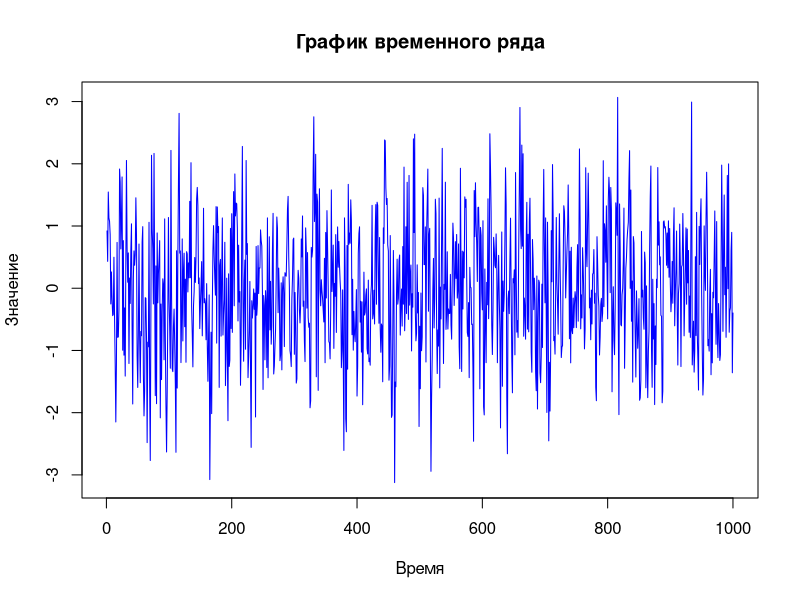
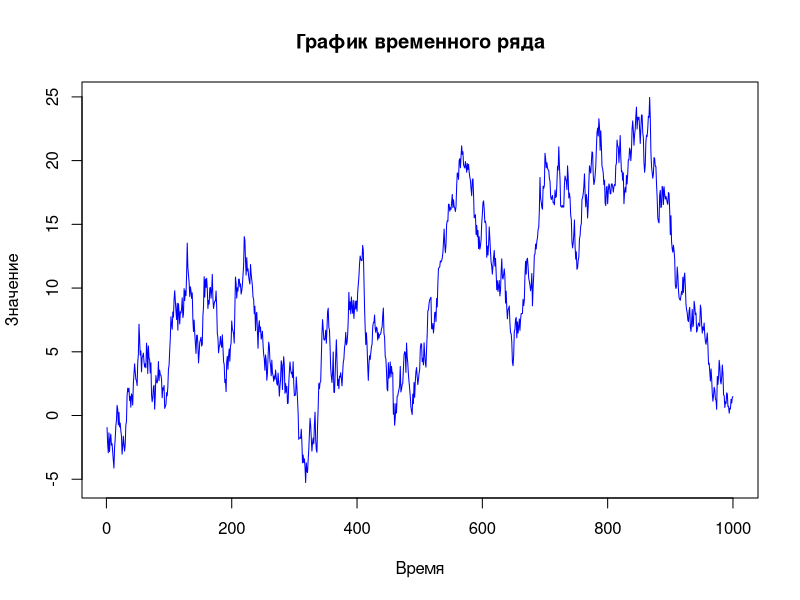
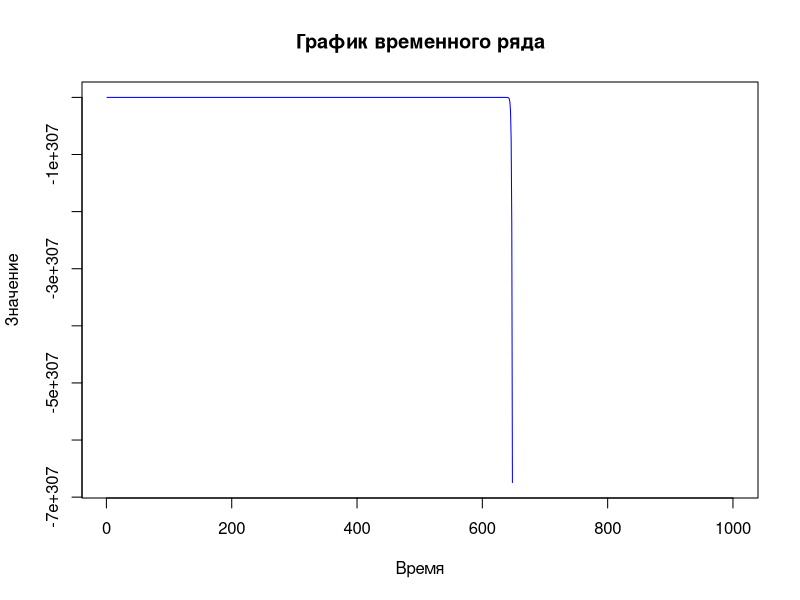
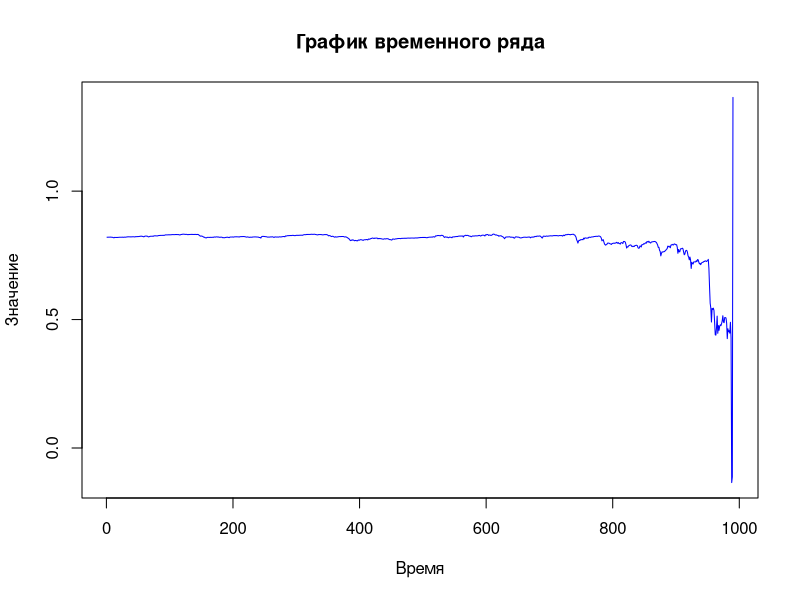
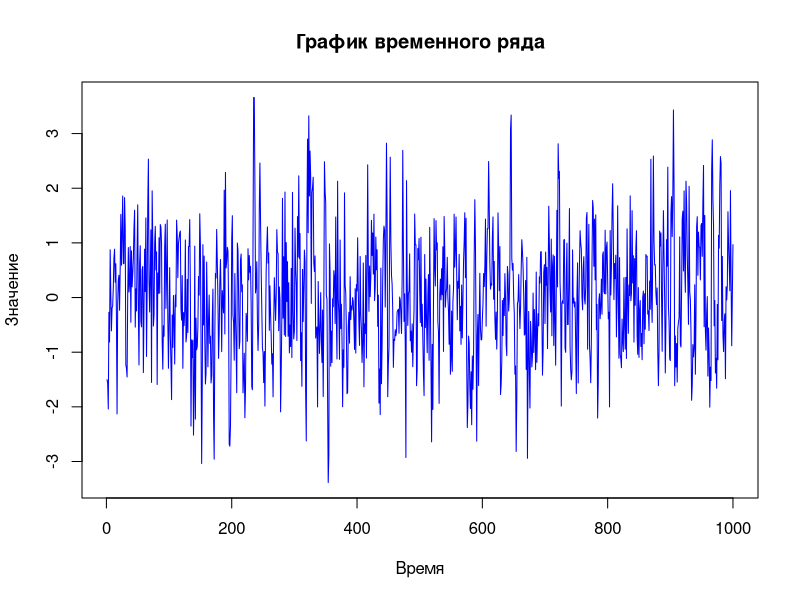

These charts were generated, in order, by the following R code: (Note: this script raises an error after producing the figures.)
#install.packages("dplyr")
#library(dplyr)
#install.packages("Deriv")
#library(Deriv)
#install.packages("stats")
#library(stats)
#install.packages("forecast")
#library(forecast)



# Параметры
n_obs <- 1000
theta_1 <- 0.3
theta_2 <- 1
theta_3 <- 3
theta_vec <- c(theta_1, theta_2, theta_3)

# Генерация AR(1) процесса
generate_ar1 <- function(param, length) {
  series <- numeric(length)
  series[1] <- rnorm(1)
  for (i in 2:length) {
    series[i] <- param * series[i-1] + rnorm(1)
  }
  series
}

# Создание данных для разных theta
data_ar1 <- generate_ar1(theta_1, n_obs)
data_ar2 <- generate_ar1(theta_2, n_obs)
data_ar3 <- generate_ar1(theta_3, n_obs)

# Визуализация данных
plot_series <- function(series) {
  plot(series, type = "l", col = "blue", 
       main = "График временного ряда", 
       xlab = "Время", ylab = "Значение")
}

plot_series(data_ar1)
plot_series(data_ar2)
plot_series(data_ar3)

# Определение функции error_sum
error_sum <- function(p, ser, st, en) {
  total <- 0
  for (i in st:en) {
    total <- total + (ser[i] - p * ser[i-1])^2
  }
  total
}

# Задание 2: МНК оценка
estimate_mnk <- function(param, series, start, end) {
  # Численная производная
  num_deriv <- function(f, x, ser, st, en) {
    delta <- 1e-5
    (f(x + delta, ser, st, en) - f(x - delta, ser, st, en)) / (2 * delta)
  }
  
  # Поиск корня
  find_zero <- function(p) num_deriv(error_sum, p, series, start, end)
  result <- uniroot(find_zero, interval = c(-10, 10))$root
  result
}

mnk_result1 <- estimate_mnk(theta_1, data_ar1, 2, n_obs)
cat("Оценка параметра МНК:", mnk_result1, "\n")

# Задание 3: Метод минимизации
minimize_mnk <- function(func, series) {
  optim_result <- optimize(error_sum, c(-10, 10), ser = series, st = 2, en = length(series))
  param_est <- optim_result$minimum
  cat("Оценка параметра:", param_est, "\n")
}

minimize_mnk(mnk_result1, data_ar1)

# Задание 4
new_theta <- 0.8
new_ar <- generate_ar1(new_theta, n_obs)

estimate_vector <- function(param, series, k_min, k_max) {
  vec <- numeric(k_max - k_min)
  for (i in seq_along(vec)) {
    vec[i] <- estimate_mnk(param, series, k_min + i, k_max)
  }
  vec
}

mnk_vec <- estimate_vector(new_theta, new_ar, 10, n_obs)
cat("Первая МНК оценка:", mnk_vec[1], "\n")
minimize_mnk(mnk_vec, new_ar)
plot_series(mnk_vec)

# Задание 5: AR(2) процесс
generate_ar2 <- function(param1, param2, length) {
  series <- numeric(length)
  series[1:2] <- rnorm(2)
  for (i in 3:length) {
    series[i] <- param1 * series[i-1] + param2 * series[i-2] + rnorm(1)
  }
  series
}

theta_new1 <- 0.4
theta_new2 <- 0.1
ar2_data <- generate_ar2(theta_new1, theta_new2, n_obs)

check_stationarity <- function(p1, p2) {
  disc <- p1^2 - 4 * p2
  if (disc < 0) {
    real_part <- p1 / 2
    imag_part <- sqrt(abs(disc)) / 2
    modulus <- sqrt(real_part^2 + imag_part^2)
    is_stationary <- modulus < 1
  } else {
    root1 <- (p1 + sqrt(disc)) / 2
    root2 <- (p1 - sqrt(disc)) / 2
    is_stationary <- abs(root1) < 1 && abs(root2) < 1
  }
  is_stationary
}

if (check_stationarity(theta_new1, theta_new2)) {
  cat("Ряд стационарен\n")
  plot_series(ar2_data)
} else {
  cat("Ряд не стационарен\n")
}

# Задание 6
param1 <- 0.6
param2 <- -0.4
series_ar2 <- generate_ar2(param1, param2, n_obs)

fitted_arima <- arima(series_ar2, order = c(2, 0, 0), include.mean = FALSE)
predictions <- forecast(fitted_arima, h = 10)
plot(predictions)
